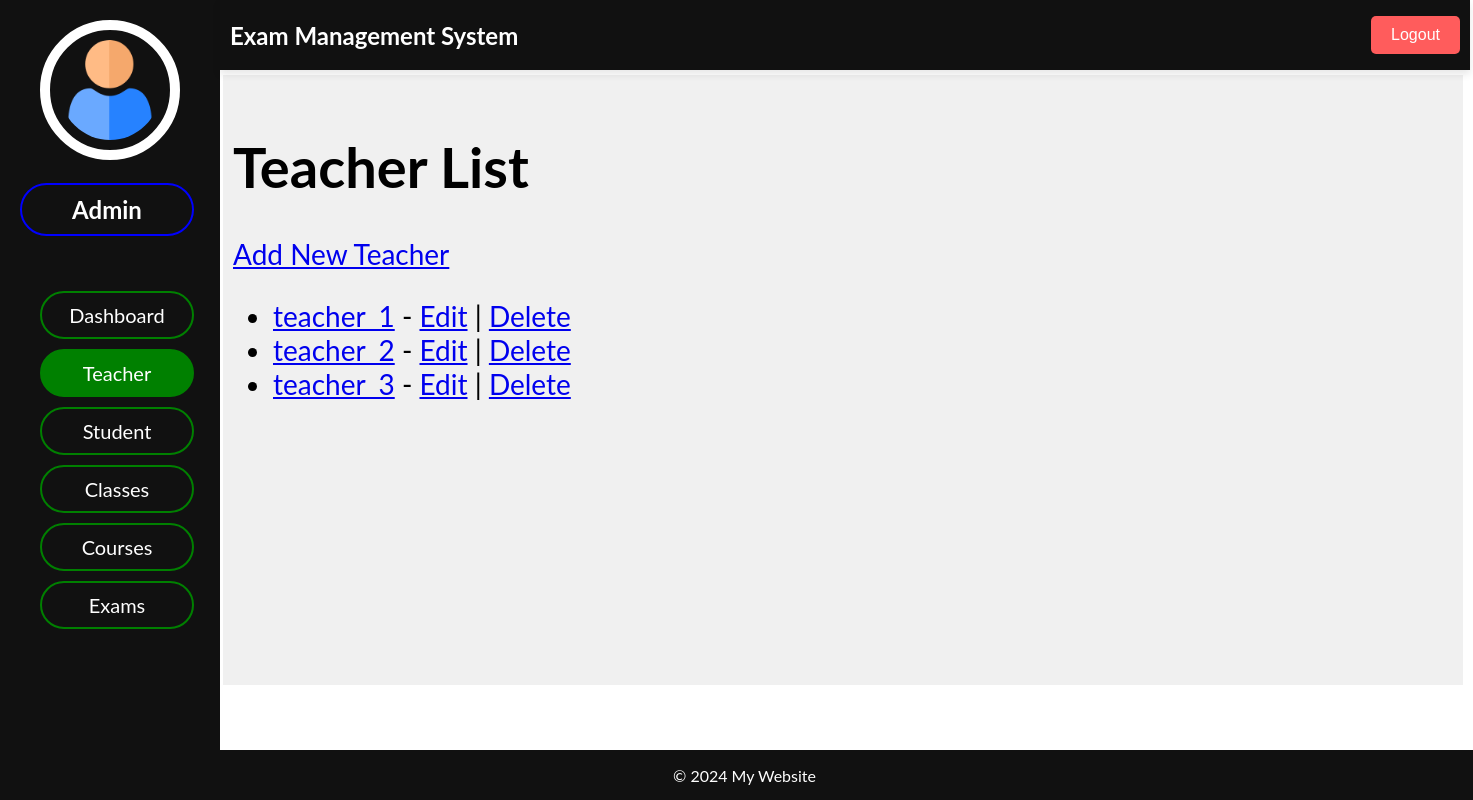
Page /adminpanel/teachers/all on the earlier database version.
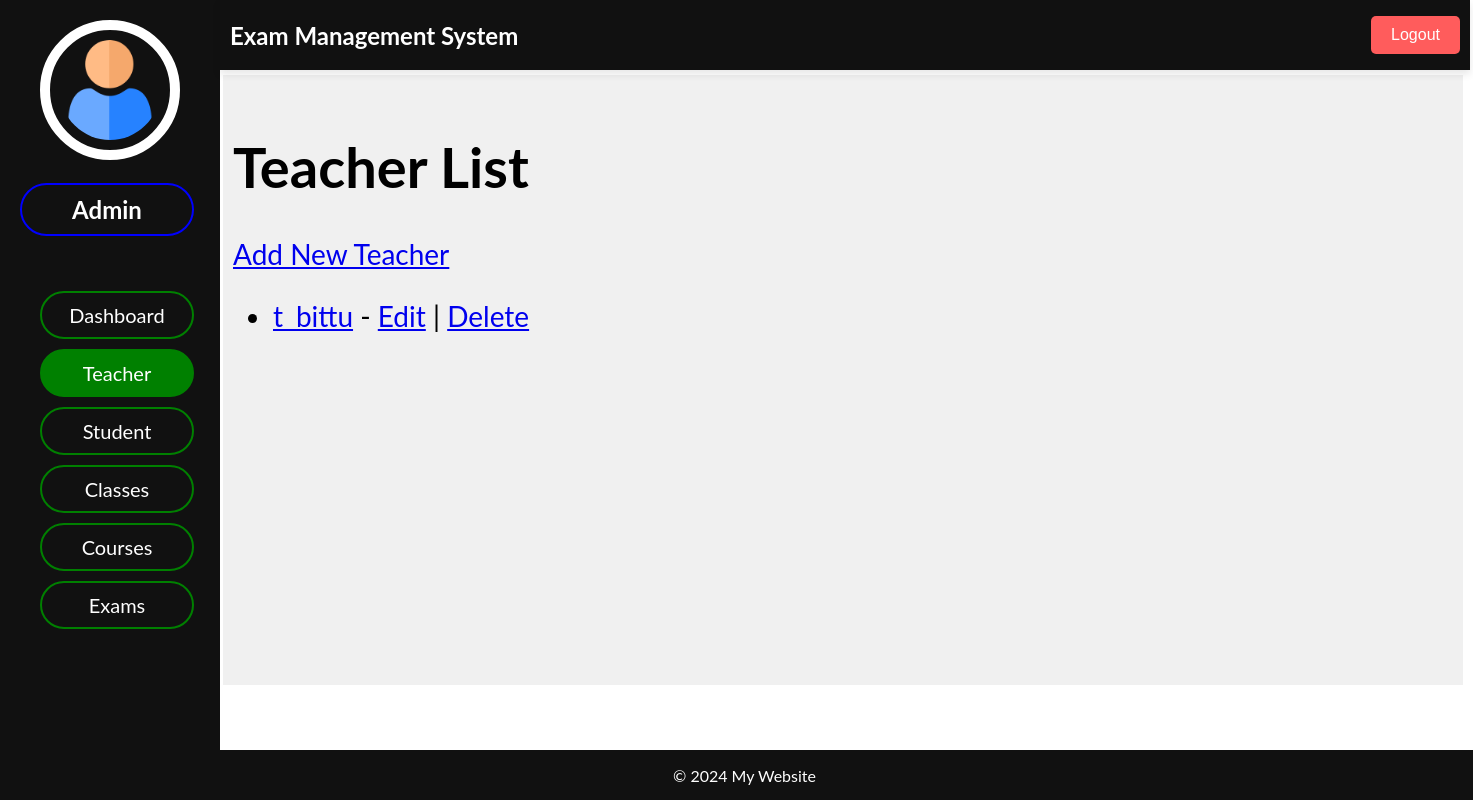
Same page on the later database version.
### admin_panel/models.py (models this page shows, shortened)
class Teacher(models.Model):
    teacher_id = models.AutoField(primary_key=True)
    name = models.CharField(max_length=100)
    password = models.CharField(max_length=100, default="x")
    email = models.EmailField()
    phone = models.CharField(max_length=15)
    classes = models.ManyToManyField(Class, blank=True)

### admin_panel/views.py (the view)
# urls.py: path('teachers/all', views.teacher_list, name='teacher_list'),
def teacher_list(request):
    teachers = Teacher.objects.all()
    return render(request, 'teachers/teacher_list.html', {'teachers': teachers})

### admin_panel/templates/teachers/teacher_list.html (shortened to what this page needs)
{% extends "dashboard/index.html" %}
{% block header %}
    {% include "dashboard/header.html" %}
{% endblock header %}
{% block sidenav %}
    {% include "teachers/sidenav.html" %}
{% endblock sidenav %}
{% block main %}
    <h1>Teacher List</h1>
    <a href="{% url 'teacher_create' %}">Add New Teacher</a>
    <ul>
        {% for teacher in teachers %}
            <li>
                <a href="{% url 'teacher_detail' teacher.pk %}">{{ teacher.name }}</a> -
                <a href="{% url 'teacher_update' teacher.pk %}">Edit</a> |
                <a href="{% url 'teacher_delete' teacher.pk %}">Delete</a>
            </li>
        {% endfor %}
    </ul>
{% endblock main %}
{% block footer %}
    {% include "dashboard/footer.html" %}
{% endblock footer %}

Differences in the rows shown:
removed Teacher: name "teacher_1"
removed Teacher: name "teacher_2"
removed Teacher: name "teacher_3"
added Teacher: name "t_bittu"
